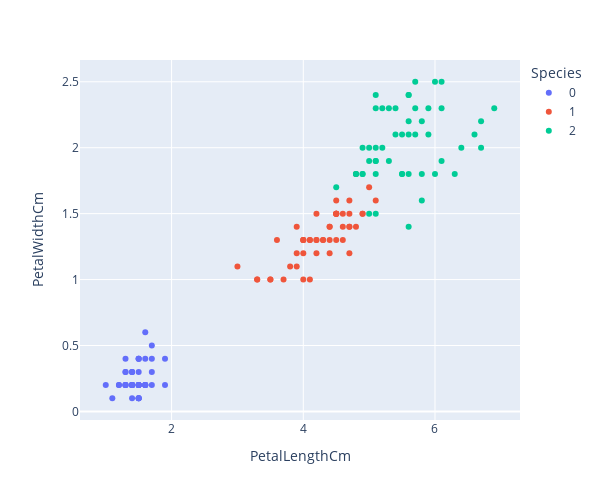

Notebook code for this chart:
### Code cell
fig = px.scatter(df, x = 'PetalLengthCm', y = 'PetalWidthCm', color=df["Species"])
fig.update_layout(width=600, height=500)
fig.show()

### Figure 1 — Plotly figure (JSON) as saved in the notebook; plotly's stock layout.template omitted (floating-point values rounded to 4 significant figures)
{"data": [{"hovertemplate": "Species=0<br>PetalLengthCm=%{x}<br>PetalWidthCm=%{y}<extra></extra>", "legendgroup": "0", "marker": {"color": "#636efa", "symbol": "circle"}, "mode": "markers", "name": "0", "orientation": "v", "showlegend": true, "type": "scatter", "x": [1.4, 1.4, 1.3, 1.5, 1.4, 1.7, 1.4, 1.5, 1.4, 1.5, 1.5, 1.6, 1.4, 1.1, 1.2, 1.5, 1.3, 1.4, 1.7, 1.5, 1.7, 1.5, 1, 1.7, 1.9, 1.6, 1.6, 1.5, 1.4, 1.6, 1.6, 1.5, 1.5, 1.4, 1.5, 1.2, 1.3, 1.5, 1.3, 1.5, 1.3, 1.3, 1.3, 1.6, 1.9, 1.4, 1.6, 1.4, 1.5, 1.4], "xaxis": "x", "y": [0.2, 0.2, 0.2, 0.2, 0.2, 0.4, 0.3, 0.2, 0.2, 0.1, 0.2, 0.2, 0.1, 0.1, 0.2, 0.4, 0.4, 0.3, 0.3, 0.3, 0.2, 0.4, 0.2, 0.5, 0.2, 0.2, 0.4, 0.2, 0.2, 0.2, 0.2, 0.4, 0.1, 0.2, 0.1, 0.2, 0.2, 0.1, 0.2, 0.2, 0.3, 0.3, 0.2, 0.6, 0.4, 0.3, 0.2, 0.2, 0.2, 0.2], "yaxis": "y"}, {"hovertemplate": "Species=1<br>PetalLengthCm=%{x}<br>PetalWidthCm=%{y}<extra></extra>", "legendgroup": "1", "marker": {"color": "#EF553B", "symbol": "circle"}, "mode": "markers", "name": "1", "orientation": "v", "showlegend": true, "type": "scatter", "x": [4.7, 4.5, 4.9, 4, 4.6, 4.5, 4.7, 3.3, 4.6, 3.9, 3.5, 4.2, 4, 4.7, 3.6, 4.4, 4.5, 4.1, 4.5, 3.9, 4.8, 4, 4.9, 4.7, 4.3, 4.4, 4.8, 5, 4.5, 3.5, 3.8, 3.7, 3.9, 5.1, 4.5, 4.5, 4.7, 4.4, 4.1, 4, 4.4, 4.6, 4, 3.3, 4.2, 4.2, 4.2, 4.3, 3, 4.1], "xaxis": "x", "y": [1.4, 1.5, 1.5, 1.3, 1.5, 1.3, 1.6, 1, 1.3, 1.4, 1, 1.5, 1, 1.4, 1.3, 1.4, 1.5, 1, 1.5, 1.1, 1.8, 1.3, 1.5, 1.2, 1.3, 1.4, 1.4, 1.7, 1.5, 1, 1.1, 1, 1.2, 1.6, 1.5, 1.6, 1.5, 1.3, 1.3, 1.3, 1.2, 1.4, 1.2, 1, 1.3, 1.2, 1.3, 1.3, 1.1, 1.3], "yaxis": "y"}, {"hovertemplate": "Species=2<br>PetalLengthCm=%{x}<br>PetalWidthCm=%{y}<extra></extra>", "legendgroup": "2", "marker": {"color": "#00cc96", "symbol": "circle"}, "mode": "markers", "name": "2", "orientation": "v", "showlegend": true, "type": "scatter", "x": [6, 5.1, 5.9, 5.6, 5.8, 6.6, 4.5, 6.3, 5.8, 6.1, 5.1, 5.3, 5.5, 5, 5.1, 5.3, 5.5, 6.7, 6.9, 5, 5.7, 4.9, 6.7, 4.9, 5.7, 6, 4.8, 4.9, 5.6, 5.8, 6.1, 6.4, 5.6, 5.1, 5.6, 6.1, 5.6, 5.5, 4.8, 5.4, 5.6, 5.1, 5.1, 5.9, 5.7, 5.2, 5, 5.2, 5.4, 5.1], "xaxis": "x", "y": [2.5, 1.9, 2.1, 1.8, 2.2, 2.1, 1.7, 1.8, 1.8, 2.5, 2, 1.9, 2.1, 2, 2.4, 2.3, 1.8, 2.2, 2.3, 1.5, 2.3, 2, 2, 1.8, 2.1, 1.8, 1.8, 1.8, 2.1, 1.6, 1.9, 2, 2.2, 1.5, 1.4, 2.3, 2.4, 1.8, 1.8, 2.1, 2.4, 2.3, 1.9, 2.3, 2.5, 2.3, 1.9, 2, 2.3, 1.8], "yaxis": "y"}], "layout": {"height": 500, "legend": {"title": {"text": "Species"}, "tracegroupgap": 0}, "margin": {"t": 60}, "width": 600, "xaxis": {"anchor": "y", "domain": [0, 1], "title": {"text": "PetalLengthCm"}}, "yaxis": {"anchor": "x", "domain": [0, 1], "title": {"text": "PetalWidthCm"}}}}
